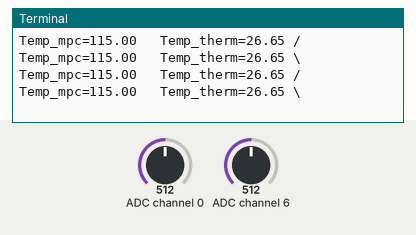
A program run on a simulated Raspberry Pi (BCM pin numbers). Parts: the last lines printed to the terminal. Inputs (shaded band) come from the test bench; at power-on: ADC channel 0 = 512, ADC channel 6 = 512 (analog values on the 0–1023 scale).

Above: at 1.2 s.
1.3 s: ADC channel 0 set to 716
At 1.41 s:
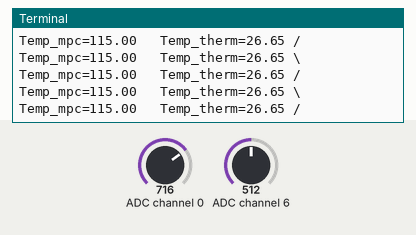
2.8 s: ADC channel 6 set to 716
At 2.92 s:
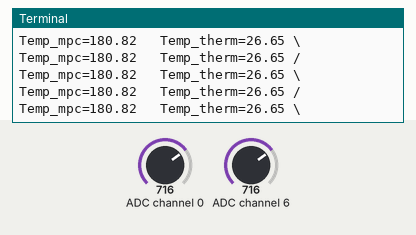
4.3 s: ADC channel 0 set to 900
At 4.43 s:
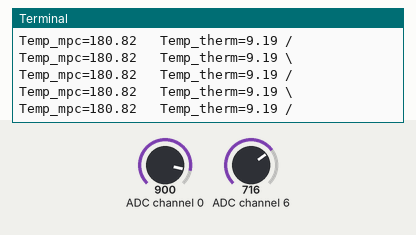
5.8 s: ADC channel 6 set to 900
At 5.94 s:
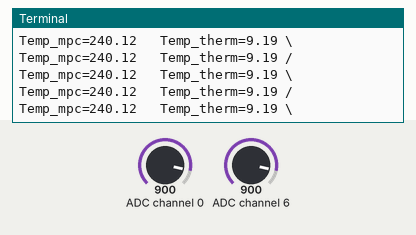
Timing chart, 0 to 8.3 s (numbered marks = the images above; inputs shaded):
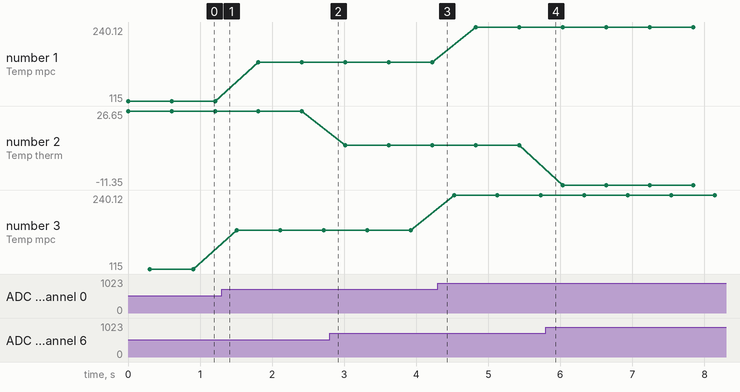

The program:

temperature.py
```python
import time
import spidev
import math
spi = spidev.SpiDev()
spi.open(0, 0)
spi.max_speed_hz = 44444


def ReadChannel(channel):
    adc = spi.xfer2([6 | (channel & 4) >> 2, (channel & 3) << 6, 0])
    data = ((adc[1] & 15) << 8) + adc[2]
    return data

track = "/"

try:
    while True:
        reading_mpc = ReadChannel(0)
        reading_thermistor = ReadChannel(6)
        voltage_mpc = (reading_mpc * 3.3) / 4096
        temp_mpc = 100*(((reading_mpc*3.3)/4096)-1)+50

        voltage_thermistor = (reading_thermistor * 3.3) / 4096
        r_thermistor = (10000 * voltage_thermistor) / (3.3 - voltage_thermistor)
        temp_thermistor = (1/((1/(25+273.15))+(1/4050)*math.log(r_thermistor/10000))) - 271.5
        print(f"Temp_mpc={temp_mpc:.2f}\t Temp_therm={temp_thermistor:.2f} {track}")
        if track == "/":
            track="\\"
        else:
            track="/"
        time.sleep(0.3)

except KeyboardInterrupt:
    spi.close()
    print("\nSPI closed")
```

Measured:
- plotted number 1: 115 → 180.82 after the input at 1.3 s, 180.82 → 240.12 after the input at 4.3 s
- plotted number 2: 26.65 → 9.19 after the input at 2.8 s, 9.19 → -11.35 after the input at 5.8 s
- plotted number 3: 115 → 180.82 after the input at 1.3 s, 180.82 → 240.12 after the input at 4.3 s
